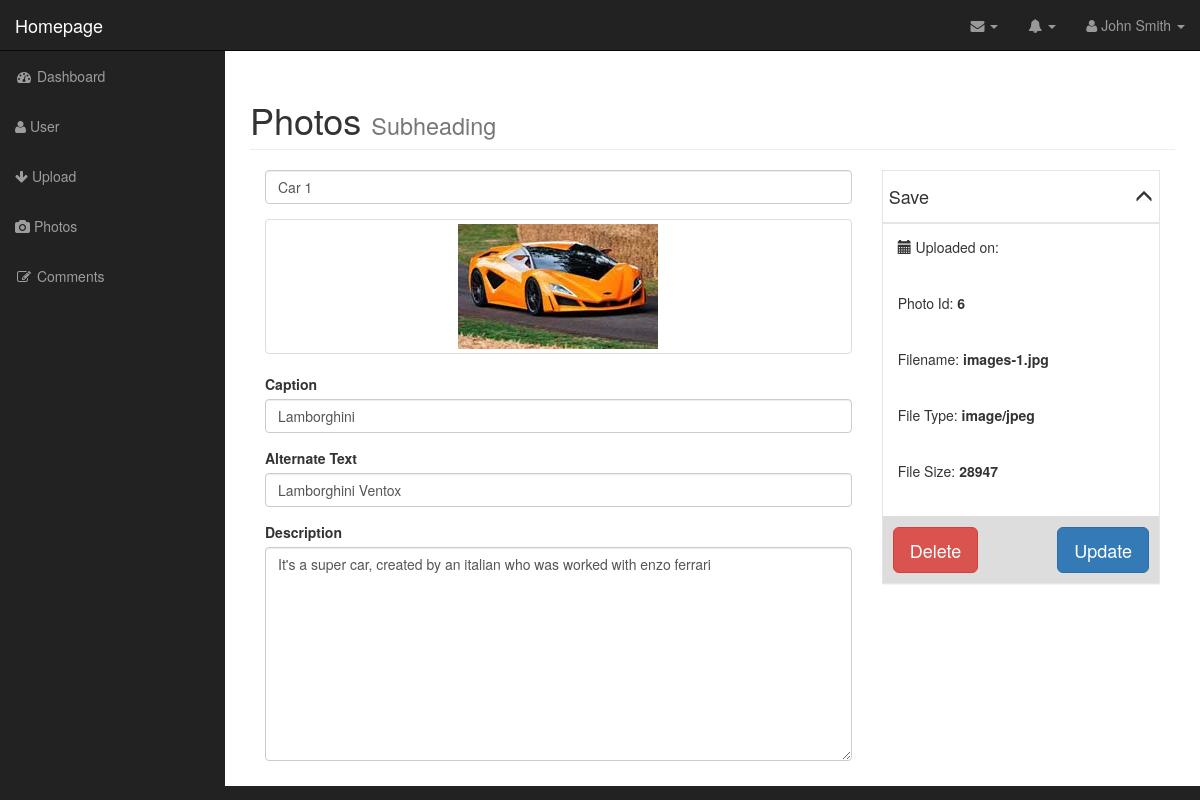
Page /admin/edit_photo.php?id=6 (signed in) on the committed database.
### tables this page shows
CREATE TABLE IF NOT EXISTS `photos` (
  `pht_id` int(10) unsigned NOT NULL AUTO_INCREMENT,
  `pht_title` varchar(50) NOT NULL,
  `pht_caption` varchar(100) NOT NULL,
  `pht_alternatetext` varchar(100) NOT NULL,
  `pht_description` text NOT NULL,
  `pht_filename` varchar(255) NOT NULL,
  `pht_type` varchar(50) NOT NULL,
  `pht_size` int(11) NOT NULL,
  `pht_dateadded` timestamp NOT NULL DEFAULT CURRENT_TIMESTAMP ON UPDATE CURRENT_TIMESTAMP,
  PRIMARY KEY (`pht_id`)
);

### admin/includes/database.php (called while the page is built, shortened)
<?php
class Database {
	public $mysql_ob;
	public function open_db_connection() {
		$this->mysql_ob = new mysqli(DB_HOST,DB_USER,DB_PASS,DB_NAME);
	}
	public function query_db($str_query) {
		if (is_string($str_query) && $str_query !== '') {
			$result_query = $this->mysql_ob->query($str_query);
		} else die("System fatal error: Please contact administrator !");
		return $result_query;
	}
}
$database = new Database();
?>

### admin/includes/db_object.php (called while the page is built, shortened)
<?php
class Db_object {
	public static function find_by_id($pk_id) {
		$array_result = static::find_by_query("SELECT * FROM " . static::$db_table . " WHERE " . static::$pk_field . " = $pk_id LIMIT 1");
		return !empty($array_result) ? array_shift($array_result) : false;
	}
	public static function find_by_query($query) {
		global $database;
		$result_query = $database->query_db($query);
		$ob_array = array();
		while($row = mysqli_fetch_array($result_query)) {
			$ob_array[] = static::instance($row);
		}
		return $ob_array;
	}
	public static function instance($data) {
		$user_ob = new $all_class;
		foreach($data as $table_column_name=>$value) {
			if($user_ob->has_attribute($table_column_name)) {
				$user_ob->$table_column_name = $value;
			}
		}
        return $user_ob;
	}
	private function has_attribute($string) {
		$ob_prop = get_object_vars($this);
		return array_key_exists($string, $ob_prop);
	}
}
?>

### admin/includes/photo.php (called while the page is built, shortened)
<?php
class Photo extends Db_object {
	public $pht_filename;
	public $upload_dir = "images";
	public function file_path() {
		return $this->upload_dir . DS . $this->pht_filename;
	}
}
?>

### admin/edit_photo.php (the view, shortened to what this page needs)
<?php include("includes/header.php"); ?>
<?php
if(empty($_GET['id'])) redirect("../photos.php");
else $photo = Photo::find_by_id($_GET['id']);
?>
        <nav class="navbar navbar-inverse navbar-fixed-top" role="navigation">
            <?php include("includes/top_nav.php"); ?>
            <?php include("includes/side_nav.php") ?>
        </nav>
        <div id="page-wrapper">
             <div class="container-fluid">
                <div class="row">
                    <div class="col-lg-12">
                        <h1 class="page-header">
                            Photos
                            <small>Subheading</small>
                        </h1>
                        <form action="" method="post">
                            <div class="col-md-8">
                                <div class="form-group">
                                    <input type="text" name="pht_title" class="form-control" value="<?=$photo->pht_title?>">
                                </div>
                                <div class="form-group">
                                    <a class="thumbnail" href="#"><img src="<?=$photo->file_path()?>" alt=""></a>
                                </div>
                                <div class="form-group">
                                    <label for="caption">Caption</label>
                                    <input type="text" name="pht_caption" class="form-control" value="<?=$photo->pht_caption?>">
                                </div>
                                <div class="form-group">
                                    <label for="caption">Alternate Text</label>
                                    <input type="text" name="pht_alternatetext" class="form-control" value="<?=$photo->pht_alternatetext?>">
                                </div>
                                <div class="form-group">
                                    <label for="caption">Description</label>
                                    <textarea name="pht_description" id="" cols="30" rows="10" class="form-control"><?=$photo->pht_description?></textarea>
                                </div>
                            </div>
                            <div class="col-md-4" >
                                <div  class="photo-info-box">
                                    <div class="info-box-header">
                                       <h4>Save <span id="toggle" class="glyphicon glyphicon-menu-up pull-right"></span></h4>
                                    </div>
                                <div class="inside">
                                  <div class="box-inner">
                                     <p class="text">
                                       <span class="glyphicon glyphicon-calendar"></span> Uploaded on: <?php  ?>
                                      </p>
                                      <p class="text ">
                                        Photo Id: <span class="data photo_id_box"><?=$photo->pht_id?></span>
                                      </p>
                                      <p class="text">
                                        Filename: <span class="data"><?=$photo->pht_filename?></span>
                                      </p>
                                     <p class="text">
                                      File Type: <span class="data"><?=$photo->pht_type?></span>
                                     </p>
                                     <p class="text">
                                       File Size: <span class="data"><?=$photo->pht_size?></span>
                                     </p>
                                  </div>
                                  <div class="info-box-footer clearfix">
                                    <div class="info-box-delete pull-left">
                                        <a  href="delete_photo.php?id=<?php echo $photo->id; ?>" class="btn btn-danger btn-lg ">Delete</a>
                                    </div>
                                    <div class="info-box-update pull-right ">
                                        <input type="submit" name="update" value="Update" class="btn btn-primary btn-lg ">
                                    </div>
                                  </div>
                                </div>
                            </div>
                        </div>
                    </form>
                    </div>
                </div>
            </div>
        </div>
  <?php include("includes/footer.php"); ?>

### admin/css/sb-admin.css (style rules this page uses)
body { margin-top: 100px; background-color: #222; }
@media (min-width:768px) { body { margin-top: 50px; } }
#page-wrapper { width: 100%; padding: 0; background-color: #fff; }
@media (min-width:768px) { #page-wrapper { padding: 10px; } }

### admin/css/styles.css (style rules this page uses)
.photo-info-box { border: 1px solid #e5e5e5; -webkit-box-shadow: 0 1px 1px rgba(0,0,0,.04); box-shadow: 0 1px 1px rgba(0,0,0,.04); background-color: #fff; }
.info-box-header { padding: 6px; border-bottom: 1px solid #e5e5e5; -webkit-box-shadow: 0 1px 1px rgba(0,0,0,.04); box-shadow: 0 1px 1px rgba(0,0,0,.04); background-color: #fff; }
.photo-info-box .box-inner { border-top: 1px solid #e5e5e5; background-color: #fff; padding: 6px; }
.photo-info-box .box-inner .text { padding: 7px 9px 19px; }
.photo-info-box .box-inner .data { font-weight: bold; }
.photo-info-box .info-box-footer { border-top: 1px solid #ddd; background-color: #ddd; padding: 10px; }

### rows in the picture
photos: pht_title "Car 1", pht_filename (picture), pht_caption "Lamborghini", pht_alternatetext "Lamborghini Ventox", pht_description "It's a super car, created by an italian who was worked with enzo ferrari", pht_id "6", pht_filename "images-1.jpg", pht_type "image/jpeg", pht_size "28947"
